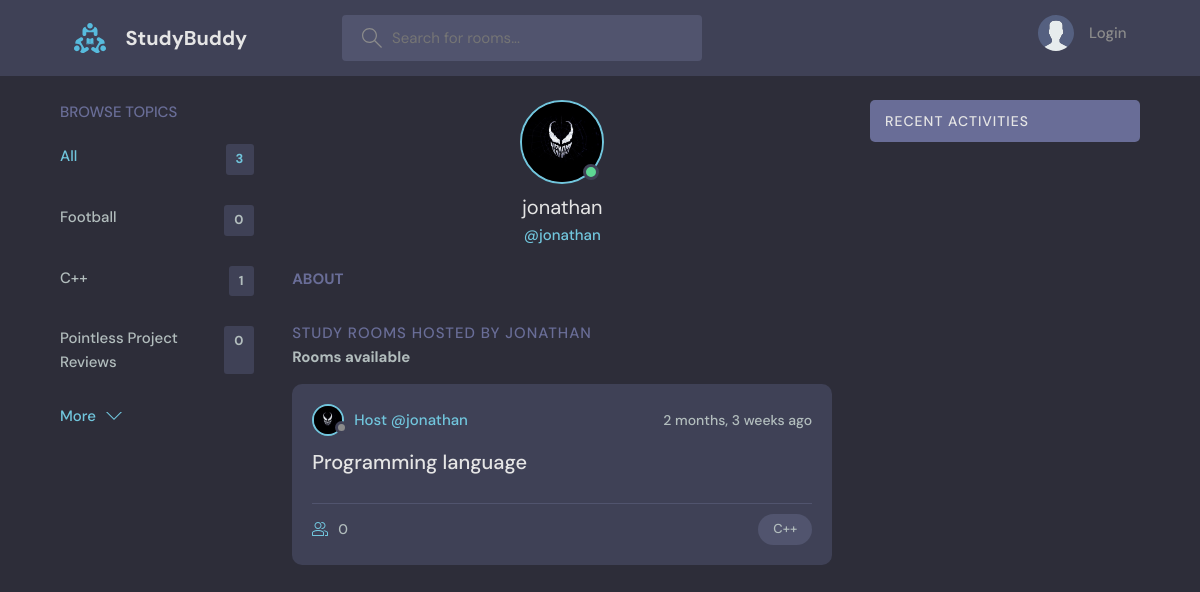
The page /profile/2 on the database its author committed.
### base/models.py (models this page shows, shortened)
class Topic(models.Model):
    name=models.CharField(max_length=200)

class User(AbstractUser):
    name = models.CharField(max_length=200, null=True)
    email = models.EmailField(unique=True)
    bio = models.TextField(blank=True)
    avatar = models.ImageField(null=True, default="avatar.svg")
    USERNAME_FIELD = 'email'
    REQUIRED_FIELDS = []

class Room(models.Model):
    host = models.ForeignKey(User, on_delete=models.SET_NULL, null=True)
    topic=models.ForeignKey(Topic,on_delete=models.SET_NULL,null=True)
    name=models.CharField(max_length=200)
    description=models.TextField(null=True,blank=True)
    participants=models.ManyToManyField(User,related_name='participants',blank=True)
    updated=models.DateTimeField(auto_now=True)
    created=models.DateTimeField(auto_now_add=True)
    class Meta:
        ordering=['-updated','-created']

### base/views.py (the view)
# urls.py: path('profile/<str:pk>', views.userPage, name="profile"),
def userPage(request,pk):
    user=User.objects.get(id=pk)
    rooms=user.room_set.all()
    room_messages=user.message_set.all()
    topics=Topic.objects.all()
    context = {'user': user, 'rooms': rooms, 'room_messages':room_messages,'topics':topics}
    return render(request,'base/profile.html',context)

### base/templates/base/profile.html (shortened to what this page needs)
{% extends 'main.html' %}
{% block content %}
<main class="profile-page layout layout--3">
<div class="container">
    {% include 'base/topic_component.html' %}
    <div class="roomList">
    <div class="profile">
        <div class="profile__avatar">
        <div class="avatar avatar--large active">
            <img src="{{user.avatar.url}}" />
        </div>
        </div>
        <div class="profile__info">
        <h3>{{user.username}}</h3>
        <p>@{{user.username}}</p>
        </div>
        <div class="profile__about">
        <h3>About</h3>
        </div>
    </div>
    <div class="roomList__header">
        <div>
        <h2>Study Rooms Hosted by {{user.username}}
        </h2>
        <h5> Rooms available </h5>
        </div>
    </div>
    {% include 'base/feed_component.html' %}
    </div>
    {% include 'base/activity_component.html' %}
</div>
</main>
{% endblock content %}

### templates/main.html (shortened to what this page needs)
<!DOCTYPE html>
{% load static %}
<html lang="en">
<head>
    <link rel="stylesheet" href="{% static 'styles/style.css' %}" />
</head>
<body>
    {% include 'navbar.html' %}
    {% block content %}
    {% endblock %}
</body>
</html>

### templates/navbar.html (shortened to what this page needs)
{% load static %}
<header class="header header--loggedIn">
    <div class="container">
        <a href="{% url 'home' %}" class="header__logo">
            <img src="{% static 'images/logo.svg' %}" />
            <h1>StudyBuddy</h1>
        </a>
        <form class="header__search" method="GET" action="{% url 'home' %}" >
            <label>
                <input name ="q" placeholder="Search for rooms..." />
            </label>
        </form>
        <nav class="header__menu">
            {% if request.user.is_authenticated %}
            <div class="header__user">
                <a href="{% url 'edit-user' %} ">
                    <div class="avatar avatar--medium active">
                        <img src="{{request.user.avatar.url}} " />
                    </div>
                    <p>{{request.user.username}}<a href="{% url 'profile' user.id %}"><span>@{{request.user.username}}</span></a></p>
                </a>
                <button class="dropdown-button">
                    <svg version="1.1" xmlns="http://www.w3.org/2000/svg" width="32" height="32" viewBox="0 0 32 32">
                        <title>chevron-down</title>
                        <path d="M16 21l-13-13h-3l16 16 16-16h-3l-13 13z"></path>
                    </svg>
                </button>
            </div>
            {% else %}
            <a href="{% url 'login' %}">
                <img src="{% static 'images/avatar.svg' %}" />
                <p>Login</p>
            </a>
            {% endif %}
        </nav>
    </div>
</header>

### base/templates/base/topic_component.html
<div class="topics">
    <div class="topics__header">
        <h2>Browse Topics</h2>
    </div>
    <ul class="topics__list">
        <li>
            <a href="{% url 'home' %}" class="active">All<span>{{topics.count}}</span></a>
        </li>
        <li>
        {% for topic in topics %}
            <a href="{% url 'home' %}?q={{topic.name}}">{{topic.name}}<span>{{topic.room_set.all.count}}</span></a>
        {% endfor %}
    </ul>
    <a class="btn btn--link" href="{% url 'topics' %}">
        <p>More</p>
        <svg version="1.1" xmlns="http://www.w3.org/2000/svg" width="32" height="32" viewBox="0 0 32 32">
            <title>chevron-down</title>
            <path d="M16 21l-13-13h-3l16 16 16-16h-3l-13 13z"></path>
        </svg>
    </a>
</div>

### base/templates/base/feed_component.html (shortened to what this page needs)
{% for room in rooms %}
<div class="roomListRoom">
    <div class="roomListRoom__header">
        <a href="{% url 'profile' room.host.id %}" class="roomListRoom__author">
            <div class="avatar avatar--small">
                <img src="{{room.host.avatar.url}}" />
            </div>
            <span>Host  @{{room.host.username}}</span>
        </a>
        <div class="roomListRoom__actions">
            <span>{{room.created|timesince}} ago</span>
        </div>
    </div>
    <div class="roomListRoom__content">
        <a href="{% url 'room' room.id %}">{{room.name}} </a>
    </div>
    <div class="roomListRoom__meta">
        <a href="{% url 'room' room.id %}" class="roomListRoom__joined">
            {{room.participants.all.count}}
        </a>
        <p class="roomListRoom__topic">{{room.topic.name}} </p>
    </div>
</div>
{% endfor %}

### base/templates/base/activity_component.html (shortened to what this page needs)
<div class="activities">
    <div class="activities__header">
        <h2>Recent Activities</h2>
    </div>
</div>

### rows shown on the page
Topic: name "Football", room_set.all.count "0"
Topic: name "C++", room_set.all.count "1"
Topic: name "Pointless Project Reviews", room_set.all.count "0"
User: avatar (picture), username "jonathan", username "JONATHAN"
Room: host.avatar (picture), host.username "jonathan", created "2 months, 3 weeks", name "Programming language", participants.all.count "0", topic.name "C++"

### other values the page prints
{{ topics.count }} "3"
